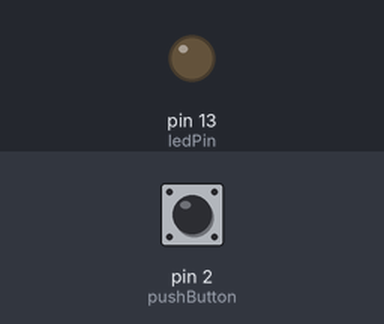
The sketch below on a simulated Arduino Uno, built with avr-gcc and run on an emulated ATmega328P. On the bench: output pins drawn as LEDs (lit = HIGH). Inputs (shaded band) come from the test bench; at power-on: pin 2 (pushButton) HIGH. What the sketch prints to the serial monitor is not drawn.

Above: at 1.2 s.
1.3 s: pin 2 (pushButton) pulled LOW for 0.15 s
At 1.38 s:
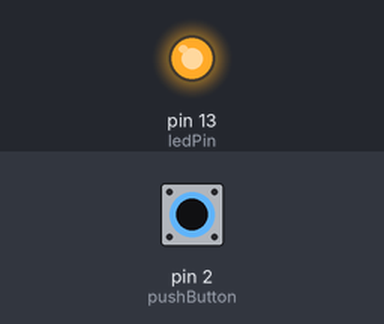
2.9 s: pin 2 (pushButton) pulled LOW for 3.2 s
At 6.5 s:
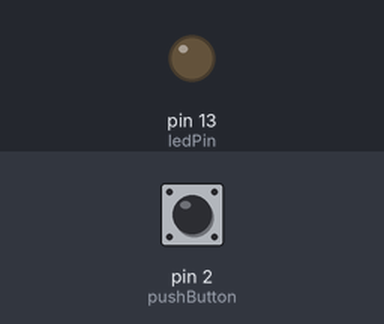
Timing chart, 0 to 8.0 s (numbered marks = the images above; inputs shaded):
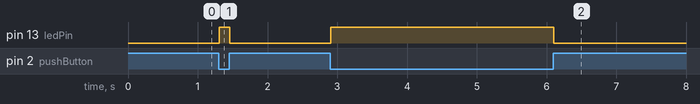

Measured:
- after the input at 1.3 s, pin 13 (ledPin): LOW → HIGH at once, → LOW 0.15 s later
- after the input at 2.9 s, pin 13 (ledPin): LOW → HIGH at once, → LOW 3.2 s later

The sketch:

connect_a_button_to_a_led.ino
```cpp
const int pushButton = 2;
const int ledPin = 13;
int ledState;
void setup() {
  // put your setup code here, to run once:
  Serial.begin(9600);
  pinMode(pushButton , INPUT_PULLUP);
  pinMode(ledPin , OUTPUT);
}

void loop() {
  // put your main code here, to run repeatedly:
  int buttonState = digitalRead(pushButton);
  Serial.println(buttonState);
  ledState = !buttonState;   //pentru ca am circuitul avea default 1 la buton si voiam ca atunci cand nu e apasat butonul, ledul sa fie stins
  digitalWrite(ledPin , ledState);
}
```
